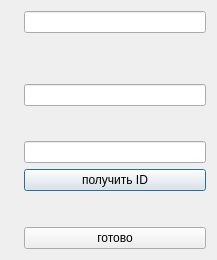
<?xml version="1.0" encoding="UTF-8"?>
<ui version="4.0">
 <class>New_student</class>
 <widget class="QDialog" name="New_student">
  <property name="geometry">
   <rect>
    <x>0</x>
    <y>0</y>
    <width>214</width>
    <height>260</height>
   </rect>
  </property>
  <property name="windowTitle">
   <string>Введите данные об ученике</string>
  </property>
  <layout class="QFormLayout" name="formLayout">
   <item row="0" column="1">
    <widget class="QLineEdit" name="dateofbirth">
     <property name="text">
      <string/>
     </property>
    </widget>
   </item>
   <item row="2" column="1">
    <widget class="QLineEdit" name="form">
     <property name="text">
      <string/>
     </property>
    </widget>
   </item>
   <item row="3" column="1">
    <spacer name="verticalSpacer">
     <property name="orientation">
      <enum>Qt::Vertical</enum>
     </property>
     <property name="sizeHint" stdset="0">
      <size>
       <width>182</width>
       <height>23</height>
      </size>
     </property>
    </spacer>
   </item>
   <item row="4" column="1">
    <widget class="QLineEdit" name="monthofbirth">
     <property name="text">
      <string/>
     </property>
    </widget>
   </item>
   <item row="5" column="1">
    <widget class="QPushButton" name="pushButton">
     <property name="text">
      <string>получить ID</string>
     </property>
    </widget>
   </item>
   <item row="6" column="1">
    <spacer name="verticalSpacer_4">
     <property name="orientation">
      <enum>Qt::Vertical</enum>
     </property>
     <property name="sizeHint" stdset="0">
      <size>
       <width>182</width>
       <height>25</height>
      </size>
     </property>
    </spacer>
   </item>
   <item row="7" column="0">
    <widget class="QLabel" name="label_2">
     <property name="text">
      <string/>
     </property>
    </widget>
   </item>
   <item row="7" column="1">
    <widget class="QPushButton" name="pushButton_3">
     <property name="text">
      <string>готово</string>
     </property>
    </widget>
   </item>
   <item row="1" column="1">
    <spacer name="verticalSpacer_2">
     <property name="orientation">
      <enum>Qt::Vertical</enum>
     </property>
     <property name="sizeHint" stdset="0">
      <size>
       <width>20</width>
       <height>40</height>
      </size>
     </property>
    </spacer>
   </item>
  </layout>
 </widget>
 <resources/>
 <connections/>
</ui>
